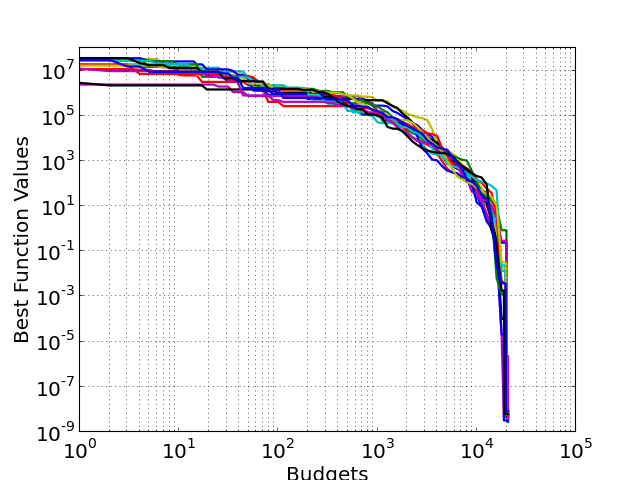

The script that drew this image:
#!/usr/bin/env python
# -*- coding: utf-8 -*-

import urllib
import tarfile
from pylab import *
ion() # may be needed for figures to be shown when executing the script

import bbob_pproc as bb

# Collect and unarchive data (3.4MB)
dataurl = 'http://coco.lri.fr/BBOB2009/pythondata/BIPOP-CMA-ES.tar.gz'
filename, headers = urllib.urlretrieve(dataurl)
archivefile = tarfile.open(filename)
archivefile.extractall()

ds = bb.load('BBOB2009pythondata/BIPOP-CMA-ES/ppdata_f002_20.pickle')
d = ds[0] # store the first element of ds in d for convenience
budgets = d.funvals[:, 0] # stores first column in budgets
funvals = d.funvals[:, 1:] # stores all other columns in funvals

nbrows, nbruns = funvals.shape
for i in range(0, nbruns):
    loglog(budgets, funvals[:, i])
grid()
xlabel('Budgets')
ylabel('Best Function Values')
